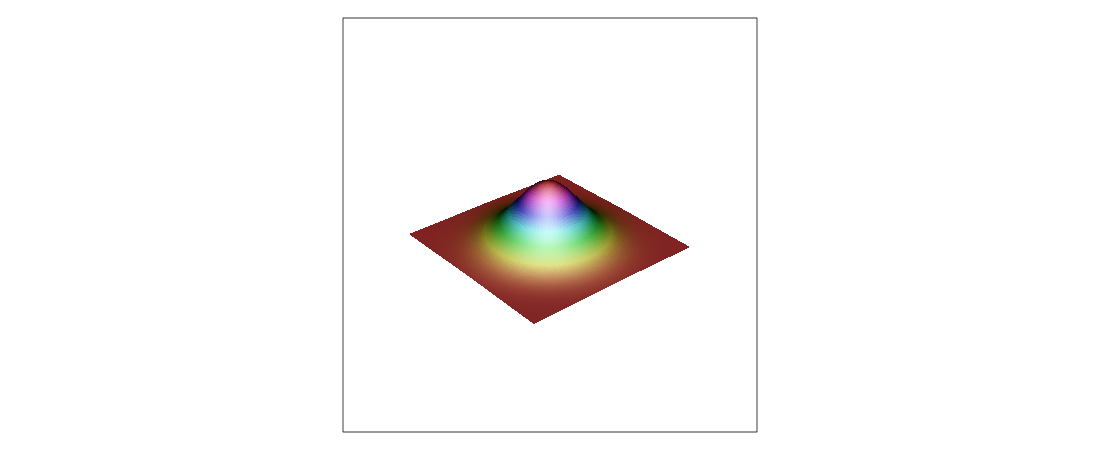

Generate this figure with R:
#!/usr/bin/Rscript

# Bhishan Poudel
# Jan 8, 2016

# set the working directory
setwd("~/Copy/Programming/R/rprograms/plotting/wireframe/")

myseq<-seq(-3,3,length=100)
mygrid<-expand.grid(x1=myseq,x2=myseq)
mygrid$y<-dnorm(mygrid$x1)*dnorm(mygrid$x2)
require(lattice)
png(file="wireframe1.png", height = 450, width = 1100)
print(wireframe(y~x1*x2,
                data=mygrid,
                shade=TRUE,
                scales=list(arrows=FALSE,
                            x=list(draw=FALSE),
                            y=list(draw=FALSE),
                            z=list(draw=FALSE)
                ),
                aspect=c(1,1/3),
                xlab="",
                ylab="",
                zlab="",
                par.box = list(col=NA))
)
dev.off()